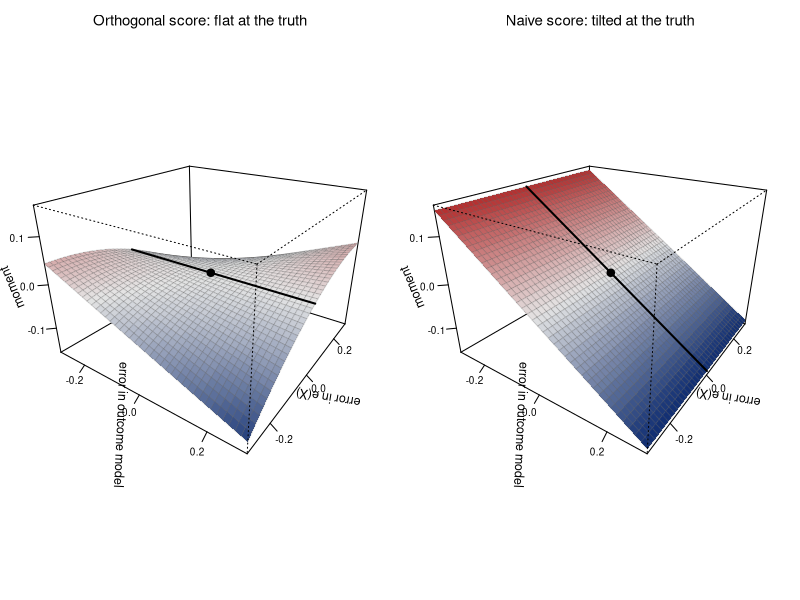

Recreate this plot in R.
## =============================================================================
## w13_surfaces.R -- the two moment surfaces on the orthogonality slide
## Exact population moments at the true tau when the nuisance predictions are off
## by constants: outcome error a (in l-hat or g-hat), treatment error b (in e-hat).
##   orthogonal score  [(Y - l) - tau (D - e)](D - e):  E = (a - tau b) b
##   naive score       (Y - tau D - g) D:               E = -a E[D]
## (derivations: "Where the Product Comes From" and "Orthogonality, Derived").
## Run from the Week 13 folder: Rscript figs/w13_surfaces.R
## =============================================================================
tau <- 0.5; ED <- 0.5                        # tau of the w13_sims.R design; E[D] = .5
a <- b <- seq(-.3, .3, length.out = 41)
M_orth  <- outer(a, b, function(a, b) (a - tau * b) * b)
M_naive <- outer(a, b, function(a, b) -a * ED + 0 * b)
cat("orthogonal moment at (a,b) = (.1,.1):", (0.1 - tau * 0.1) * 0.1,
    "  naive at a = .1:", -0.1 * ED, "\n")
cat("orthogonal at (.3,.3):", (0.3 - tau * 0.3) * 0.3, "  naive at a = .3:", -0.3 * ED, "\n")

navy <- rgb(1, 33, 105, maxColorValue = 255); fire <- "firebrick"
shade <- function(M, col) {                 # facet colour by height
  z <- (M[-1, -1] + M[-1, -41] + M[-41, -1] + M[-41, -41]) / 4
  ramp <- colorRampPalette(c(navy, "gray90", fire))(100)
  ramp[cut(z, seq(-.16, .16, length.out = 101), include.lowest = TRUE)]
}
pdf("figs/orth_surfaces.pdf", width = 8, height = 3.6)
par(mfrow = c(1, 2), mar = c(1, 1, 2, 1))
for (k in 1:2) {
  M <- if (k == 1) M_orth else M_naive
  p <- persp(a, b, M, zlim = c(-.16, .16), theta = 35, phi = 25, expand = .7,
             col = shade(M), border = adjustcolor("gray40", .25), ticktype = "detailed",
             nticks = 3, cex.axis = .6, cex.lab = .75,
             xlab = "error in outcome model", ylab = "error in e(X)", zlab = "moment",
             main = if (k == 1) "Orthogonal score: flat at the truth" else "Naive score: tilted at the truth",
             font.main = 1, cex.main = .9)
  lines(trans3d(a, 0, if (k == 1) 0 * a else -a * ED, p), lwd = 2, col = "black")
  points(trans3d(0, 0, 0, p), pch = 19, cex = 1)
}
dev.off()
